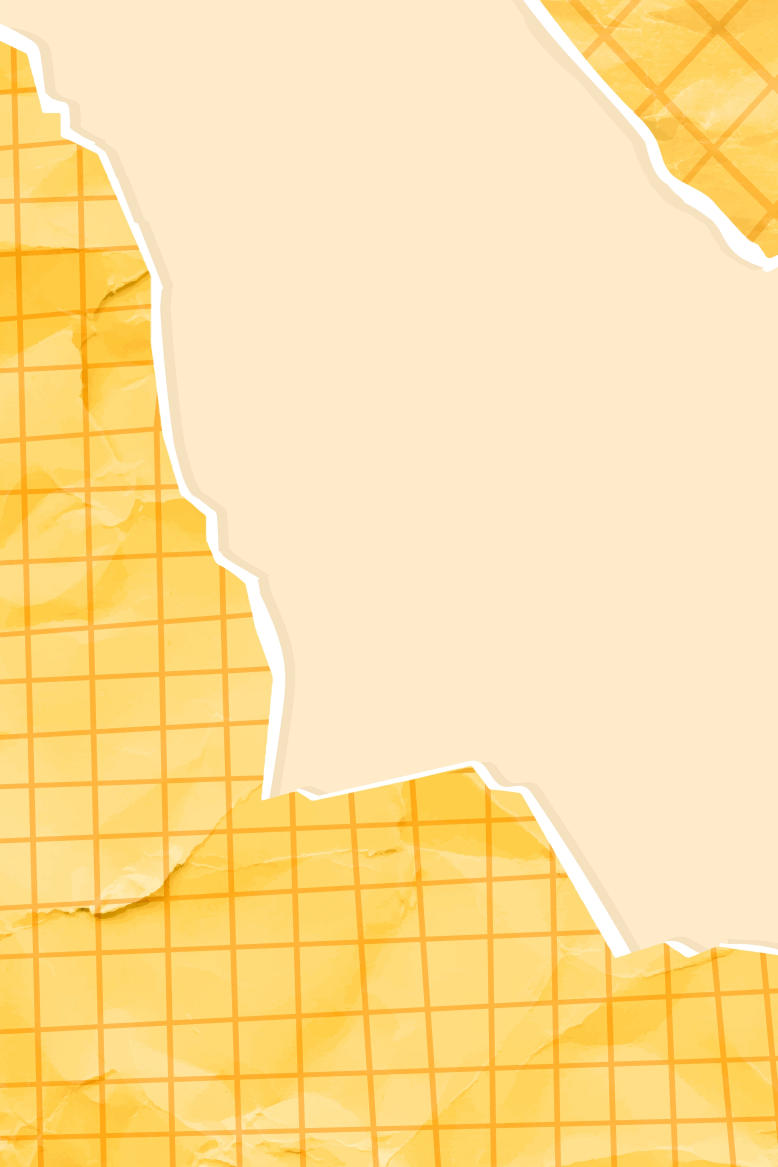
#> input picture src/assets/extra/yellow.jpg, 2333 x 3500 px, found by its file name (shown at 1/3 size)
$ python script.py
#> lines starting #> are read from the running program, lines starting #| are printed output that depends on the picture
from PIL import Image, ImageEnhance

# Load the original image and the white paper texture image
yellow_img = Image.open("latest/yellow.jpg").convert("RGBA")
white_img = Image.open("latest/white.jpg").resize(yellow_img.size).convert("RGBA")
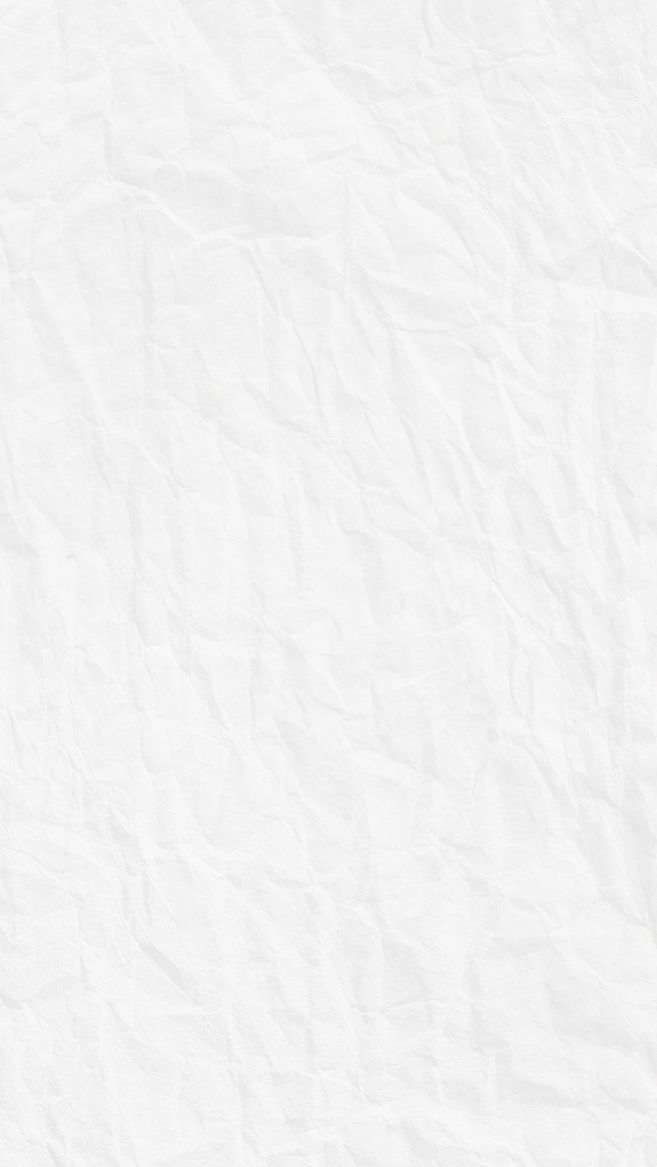
#> input picture src/assets/extra/white.jpg, 1969 x 3500 px, found by its file name (shown at 1/3 size)
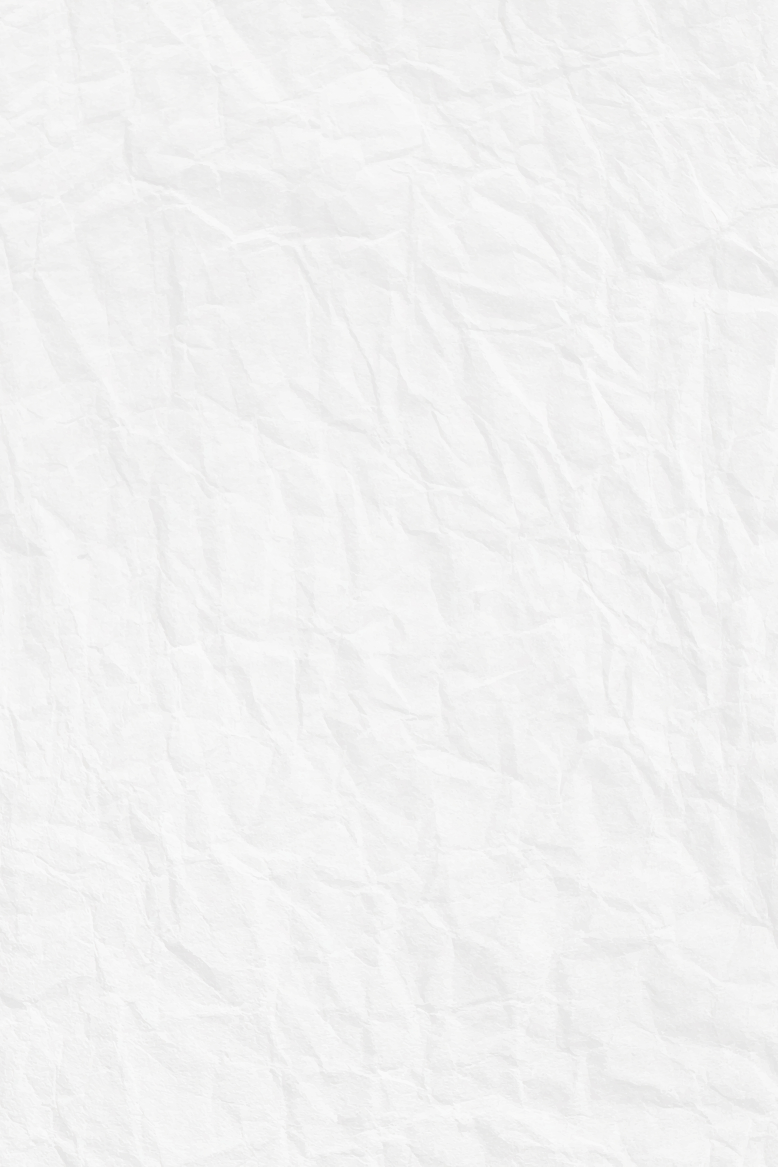
#> white_img: PIL image 2333x3500 RGBA (shown at 1/3 size); mean R, G, B, A 241.9, 241.9, 241.7, 255

# Convert the white paper texture to grayscale to extract luminance
white_luminance = white_img.convert("L")  # Luminance-only image (grayscale)

# Access pixel data
pixels_yellow = yellow_img.load()
pixels_luminance = white_luminance.load()

# Define the original beige base color and a threshold for detecting shadows
original_beige = (255, 235, 202)
shadow_threshold = 15  # Adjust this to widen or narrow the shadow range

# Get the target color from the user for replacing the beige area
#> (the run stopped early here; a loop or call above may not have finished)
